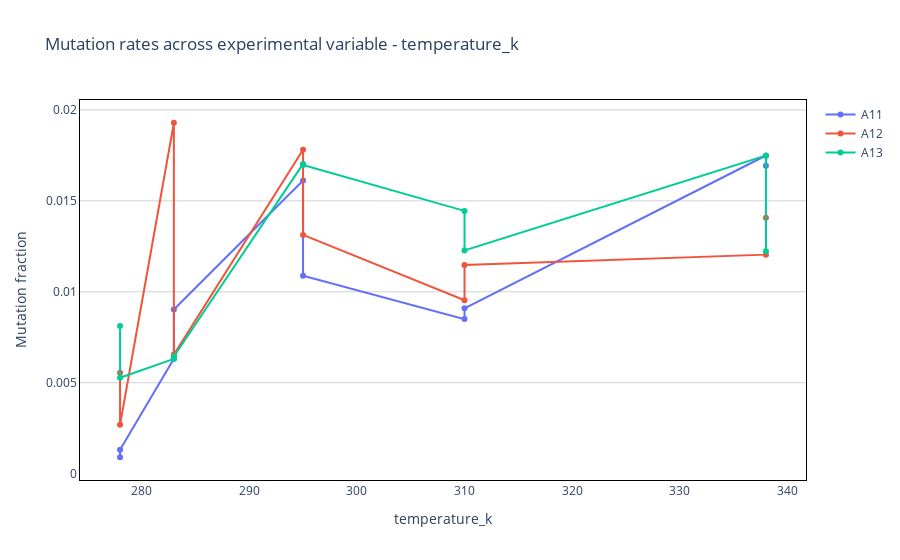

Here is the notebook cell this chart was saved with:
### Code cell
study.experimental_variable_across_samples(
    experimental_variable = 'temperature_k',
    reference = reference,
    section = 'ROI',
    base_type = ['A','C'],
    base_pairing = False,
    normalize = 1
)['fig'].show()
study.experimental_variable_across_samples(
    experimental_variable = 'temperature_k',
    reference = reference,
    section = 'ROI',
)['data']

### Figure 1 — Plotly figure (JSON) as saved in the notebook; plotly's stock layout.template omitted (floating-point values rounded to 4 significant figures)
{"data": [{"hovertemplate": "<b>Experimental variable: %{x}<br>Mutation fraction: %{y}<extra></extra>", "mode": "lines+markers", "name": "A11", "text": "temperature_k", "type": "scatter", "x": [278, 278, 283, 283, 295, 295, 310, 310, 338, 338], "y": [0.0009026, 0.001319, 0.006313, 0.009028, 0.01612, 0.01088, 0.008498, 0.009094, 0.01749, 0.01693]}, {"hovertemplate": "<b>Experimental variable: %{x}<br>Mutation fraction: %{y}<extra></extra>", "mode": "lines+markers", "name": "A12", "text": "temperature_k", "type": "scatter", "x": [278, 278, 283, 283, 295, 295, 310, 310, 338, 338], "y": [0.005548, 0.002689, 0.01929, 0.006546, 0.01781, 0.01313, 0.009539, 0.01148, 0.01204, 0.01407]}, {"hovertemplate": "<b>Experimental variable: %{x}<br>Mutation fraction: %{y}<extra></extra>", "mode": "lines+markers", "name": "A13", "text": "temperature_k", "type": "scatter", "x": [278, 278, 283, 283, 295, 295, 310, 310, 338, 338], "y": [0.008124, 0.005274, 0.006313, 0.006443, 0.01703, 0.01698, 0.01445, 0.01227, 0.01749, 0.01223]}], "layout": {"paper_bgcolor": "white", "plot_bgcolor": "white", "title": {"text": "Mutation rates across experimental variable - temperature_k"}, "xaxis": {"autorange": true, "linecolor": "black", "linewidth": 1, "mirror": true, "title": {"text": "temperature_k"}}, "yaxis": {"gridcolor": "lightgray", "linecolor": "black", "linewidth": 1, "mirror": true, "title": {"text": "Mutation fraction"}}}}
